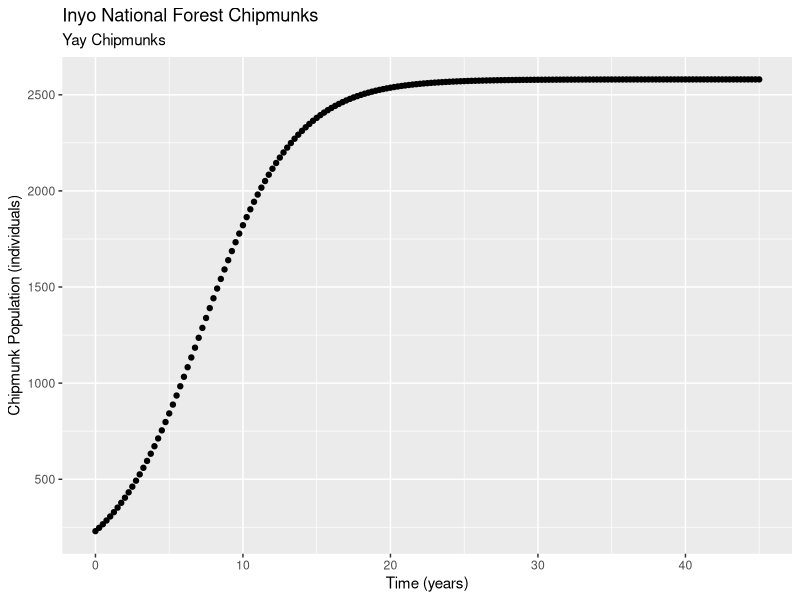
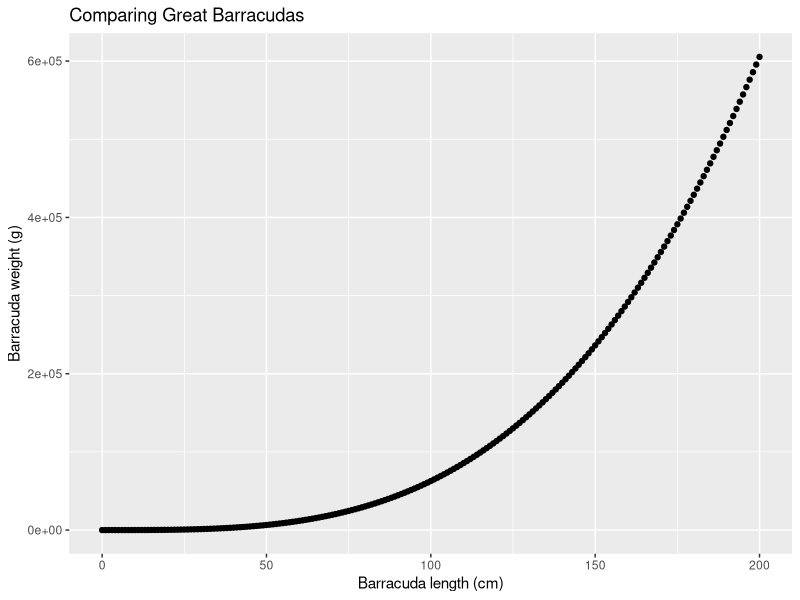

Write R code to recreate these figures, in order.
## ---- chunk 1
knitr::opts_chunk$set(echo = TRUE)

library(tidyverse)
## ---- chunk 2
# Examples of logarithms
log(4)

# Example of exponents
exp(5)

# A test of log()
log(exp(1))
## ---- chunk 3
# A sequence from 1 to 20, by increments of 1
ex_1_212.1 <- seq(from = 1, to = 20, by = 1)

# Vector from 0 to 40 by increments of 0.2
ex_2_212.1 <- seq(from = 0, to = 40, by = 0.2)

# Vector from 1 to 5000 by increments of 10
ex_3_212.1 <- seq(from = 1, to = 5000, by = 10)
## ---- chunk 4
pop_logistic <- function(capacity, init_pop, rate, time_yr) {
  capacity / (1 + ((capacity - init_pop) / init_pop) * exp(-rate * time_yr))
}
  
pop_logistic(capacity = 2580, init_pop = 230, rate = 0.32, time_yr = 2.4)
## ---- chunk 5
# Create a vector of times from 0 to 20 by increments of 0.5
time_vec <- seq(from = 0, to = 45, by = 0.25)
## ---- chunk 6
chipmunk_pop <- pop_logistic(capacity = 2580, init_pop = 230, rate = 0.32, time_yr = time_vec)
## ---- chunk 7
chipmunk_df <- data.frame(time_vec, chipmunk_pop)
## ---- chunk 8
ggplot(data = chipmunk_df, aes(x = time_vec, y = chipmunk_pop)) +
  geom_point() + 
  labs(x = "Time (years)", 
       y = "Chipmunk Population (individuals)",
       title = "Inyo National Forest Chipmunks",
       subtitle = "Yay Chipmunks")
## ---- chunk 9
G <- function(t, z) {
  3.1 * ((t-4.2) ^ 2) + 0.06*z
}

G(t = 1, z = 2.5)
## ---- chunk 10
P <- function(initial, rate, time) {
  initial*exp(rate*time)
}

P(initial = 2500, rate = 0.046, time = 4)
## ---- chunk 11
# Create fish weight function
W <- function(a, L, b) {
  a * L^b}

# Milkfish weights
W(a = 0.0905, b = 2.52, L = 60)

# Giant trevally weights
W(a = 0.0353, b = 3.05, L = 60)

# Great barracuda weights
W(a = 0.0181, b = 3.27, L = 60)

# Create df sequence of size ranges from 0-200 by 1 cm
fish_length <- seq(from = 0, to = 200, by = 1)

barracuda_weight <- W(a = 0.0181, b = 3.27, L = fish_length)

# Bind lengths and estimate barracuda lengths in one df
barrracuda_df <- data.frame(fish_length, barracuda_weight)

# Create ggplot graph of lenghts vs. weights
ggplot(data = barrracuda_df, aes(x = fish_length, y = barracuda_weight)) + 
  geom_point() +
  labs(x = "Barracuda length (cm)",
       y = "Barracuda weight (g)",
       title = "Comparing Great Barracudas")
